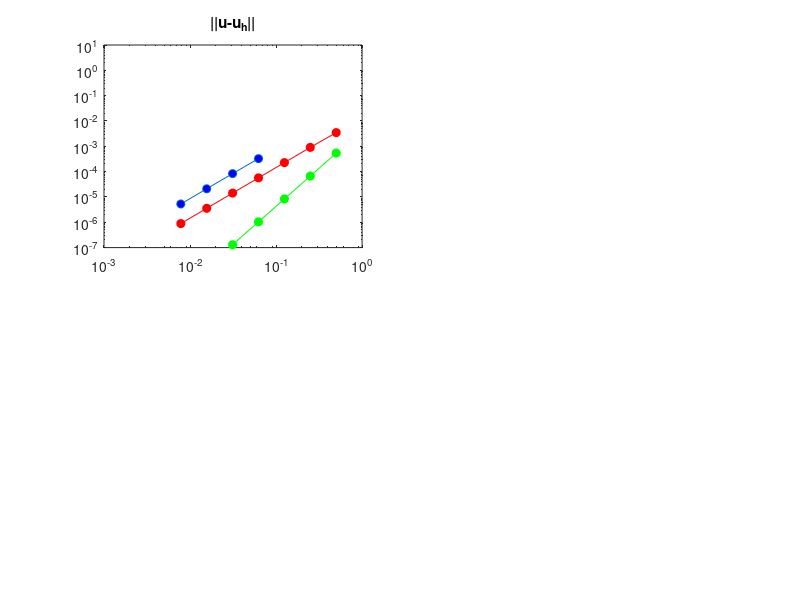

This chart was generated by the following MATLAB code: (Note: this script raises an error after producing the figure.)
clear all
% close all
% clc

%% AFG2011 data Table 5.1

AFG_h = 1./[ 16 32 64 128 ];

AFG_U  = [ 3.26e-4 8.35e-5 2.10e-5 5.27e-6 ];
AFG_p  = [ 2.34e-3 8.05e-4 2.74e-4 9.39e-5 ];
AFG_w  = [ 2.70e-3 9.70e-4 3.47e-4 1.24e-4 ];
AFG_dw = [ 1.67e-1 1.24e-1 8.96e-2 6.42e-2 ];

%% KG 2012

KG_h = 1./[ 1 2 4 8 16 32 64 128 ];

KG_U  = [ 1.3023e-2 3.4750e-3 9.0356e-4 2.2699e-4 5.6808e-5 1.4206e-5 3.5516e-6 8.8793e-7 ];
KG_p  = [ 6.3905e-2 4.7041e-2 1.7859e-2 5.4311e-3 1.4932e-3 3.9121e-4 1.0010e-4 2.5318e-5 ];
KG_w  = [ 1.3041e-2 8.2541e-3 9.0512e-4 1.0280e-4 1.2445e-5 1.5424e-6 1.9238e-7 2.4035e-8 ];
KG_dw = [ 1.3452e-1 8.8122e-2 2.0897e-2 5.1304e-3 1.2773e-3 3.1903e-4 7.9741e-5 1.9934e-5 ];

KG_r_U  = [ 1.9060 1.9433 1.9930 1.9985 1.9996 1.9999 2.0000 ];
KG_r_p  = [ 0.4420 1.3973 1.7173 1.8628 1.9324 1.9664 1.9833 ];
KG_r_w  = [ 0.6599 3.1889 3.1383 3.0461 3.0124 3.0031 3.0008 ];
KG_r_dw = [ 0.6102 2.0762 2.0262 2.0060 2.0013 2.0003 2.0001 ];

KG_U_3  = [ 4.4535e-3 5.4116e-4 6.6826e-5 8.3274e-6 1.0401e-6 1.2999e-7 1.6248e-8  0 ];
KG_p_3  = [ 5.0912e-2 1.4807e-2 2.7680e-3 4.1493e-4 5.6544e-5 7.3720e-6 9.4086e-7  0 ];
KG_w_3  = [ 1.2919e-2 6.4247e-4 3.9421e-5 2.4609e-6 1.5379e-7 9.6121e-9 6.0076e-10 0 ];
KG_dw_3 = [ 1.2344e-1 1.2910e-2 1.5248e-3 1.8772e-4 2.3375e-5 2.9190e-6 3.6478e-7  0 ];

KG_r_U_3  = [ 3.0408 3.0176 3.0045 3.0011 3.0003 3.0001 3 ];
KG_r_p_3  = [ 1.7817 2.4194 2.7379 2.8754 2.9393 2.9700 3 ];
KG_r_w_3  = [ 4.3297 4.0266 4.0017 4.0001 4.0000 4.0000 4 ];
KG_r_dw_3 = [ 3.2573 3.0817 3.0220 3.0056 3.0014 3.0004 3 ];

%%

AX = [1e-3 1 1e-7 10];

figure
subplot(2,2,1)
loglog(AFG_h,AFG_U,'-o','markerface','b')
hold on
title('||u-u_h||')
loglog(KG_h(2:end),KG_U(2:end),'-or','markerface','r')
loglog(KG_h(2:end),KG_U_3(2:end),'-og','markerface','g')
axis(AX)
legend('Raviart-Thomas, N=2','Mimetic Spectral, N=2','Mimetic Spectral, N=3',2)
set(legend,'box','off')
set(gca,'ytick',10.^(-12:2:2))
subplot(2,2,2)
loglog(AFG_h,AFG_p,'-o','markerface','b')
hold on
title('||p-p_h||')
loglog(KG_h(2:end),KG_p(2:end),'-or','markerface','r')
loglog(KG_h(2:end),KG_p_3(2:end),'-og','markerface','g')
axis(AX)
set(gca,'ytick',10.^(-12:2:2))
subplot(2,2,3)
loglog(AFG_h,AFG_w,'-o','markerface','b')
hold on
title('||\omega-\omega_h||')
loglog(KG_h(2:end),KG_w(2:end),'-or','markerface','r')
loglog(KG_h(2:end),KG_w_3(2:end),'-og','markerface','g')
axis(AX)
set(gca,'ytick',10.^(-12:2:2))
subplot(2,2,4)
loglog(AFG_h,AFG_dw,'-o','markerface','b')
hold on
title('||curl(\omega-\omega_h)||')
loglog(KG_h(2:end),KG_dw(2:end),'-or','markerface','r')
loglog(KG_h(2:end),KG_dw_3(2:end),'-og','markerface','g')
axis(AX)
set(gca,'ytick',10.^(-12:2:2))
